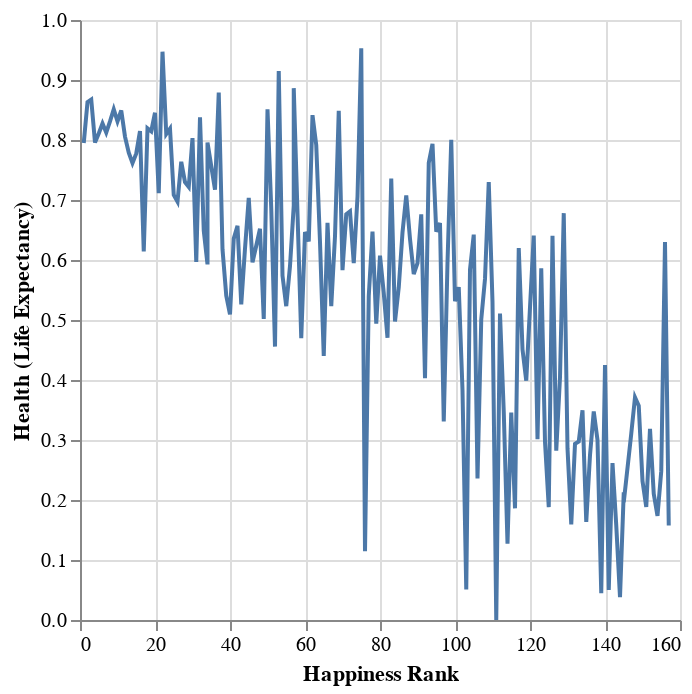

Source (notebook cell):
### Markdown cell above
I want understand the first hypothesis by looking at the relationship between health and happiness based on ranking and look at trends between one monotonically increasing variable and some other dependent variables of health. 

The visualization report shows generally trending downwards. But there's a whole lot of noise on this line and that is much more likely some of this variation is due to variable hapiness being more complicated than just simply measuring life expectancy.

### Code cell
# Relationship between happiness Rank  and Health Life Expectncy with Geometric object
# We are seeing due to happiness being more complicated than just simply measureing life expectancy
alt.Chart(data).mark_line().encode(
 x = "Happiness Rank" ,
 y = "Health (Life Expectancy)" )

### Figure 1 — Vega-Lite specification as saved in the notebook (floating-point values rounded to 4 significant figures; data arrays with more than 128 entries replaced by an {"elided": "..."} marker saying what was removed)
{"config": {"view": {"continuousWidth": 300, "continuousHeight": 300}}, "data": {"name": "data-7788278e77f66128859c57f947a291e7"}, "mark": {"type": "line"}, "encoding": {"x": {"field": "Happiness Rank", "type": "quantitative"}, "y": {"field": "Health (Life Expectancy)", "type": "quantitative"}}, "$schema": "https://vega.github.io/schema/vega-lite/v5.8.0.json", "datasets": {"data-7788278e77f66128859c57f947a291e7": {"elided": "157 records"}}}
